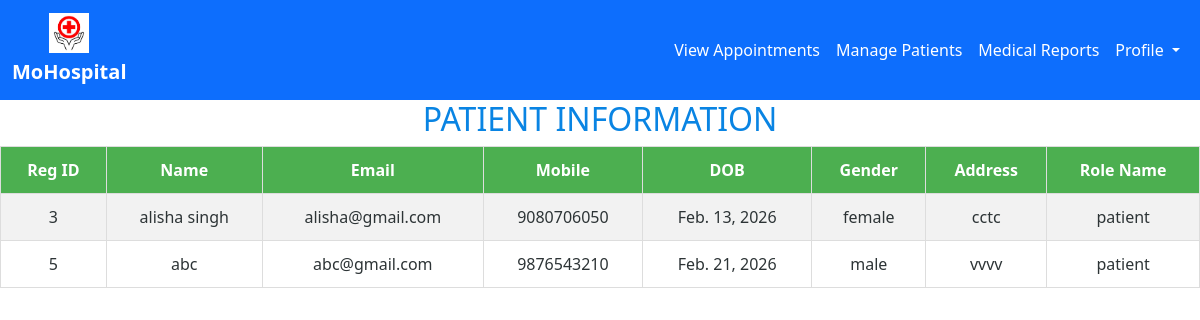
The app's page /doctor/patientview/ with its own data.
### REGISTER/models.py (models this page shows, shortened)
class Register_Master(models.Model):
    Reg_id=models.AutoField(primary_key=True)
    Name=models.CharField(max_length=30)
    Email=models.CharField(max_length=30,unique=True)
    Mobile=models.CharField(max_length=30)
    Password=models.CharField(max_length=40)
    Dob=models.DateField()
    Gender=models.CharField(max_length=10)
    Address=models.CharField(max_length=100)
    Role_name=models.CharField(max_length=30)
    created_at = models.DateTimeField(default=timezone.now)

### Doctor/views.py (the view)
# urls.py: path('patientview/',views.patientviewdata,name="patientview"),
def patientviewdata(request):
    ob=Register_Master.objects.filter(Role_name="patient")
    return render(request,"patientviewdata.html",{'pdata':ob})

### Doctor/templates/patientviewdata.html (shortened to what this page needs)
{% extends "dlayout/base.html"%}
{% block doctorblock%}
<body>
<h2 style="text-align: center; color: #0984e3;">PATIENT INFORMATION</h2>
<table>
    <tr>
        <th>Reg ID</th>
        <th>Name</th>
        <th>Email</th>
        <th>Mobile</th>
        <th>DOB</th>
        <th>Gender</th>
        <th>Address</th>
        <th>Role Name</th>
    </tr>
    {% for user in pdata %}
    <tr>
        <td>{{ user.Reg_id }}</td>
        <td>{{ user.Name }}</td>
        <td>{{ user.Email }}</td>
        <td>{{ user.Mobile }}</td>
        <td>{{ user.Dob }}</td>
        <td>{{ user.Gender }}</td>
        <td>{{ user.Address }}</td>
        <td>{{ user.Role_name }}</td>
    </tr>
    {% endfor %}
</table>
</body>
{% endblock %}

### Doctor/templates/patientviewdata.html (style rules this page uses)
body { padding-top: 100px; }
table { width: 100%; border-collapse: collapse; font-family: 'Segoe UI', Tahoma, Geneva, Verdana, sans-serif; }
th, td { border: 1px solid #ddd; padding: 12px; text-align: center; }
th { background-color: #4CAF50; color: white; }
tr:nth-child(even) { background-color: #f2f2f2; }
td { color: #2d3436; }

### records on screen
Register_Master: Reg_id "3", Name "alisha singh", Email "alisha@gmail.com", Mobile "9080706050", Dob "Feb. 13, 2026", Gender "female", Address "cctc", Role_name "patient"
Register_Master: Reg_id "5", Name "abc", Email "abc@gmail.com", Mobile "9876543210", Dob "Feb. 21, 2026", Gender "male", Address "vvvv", Role_name "patient"
